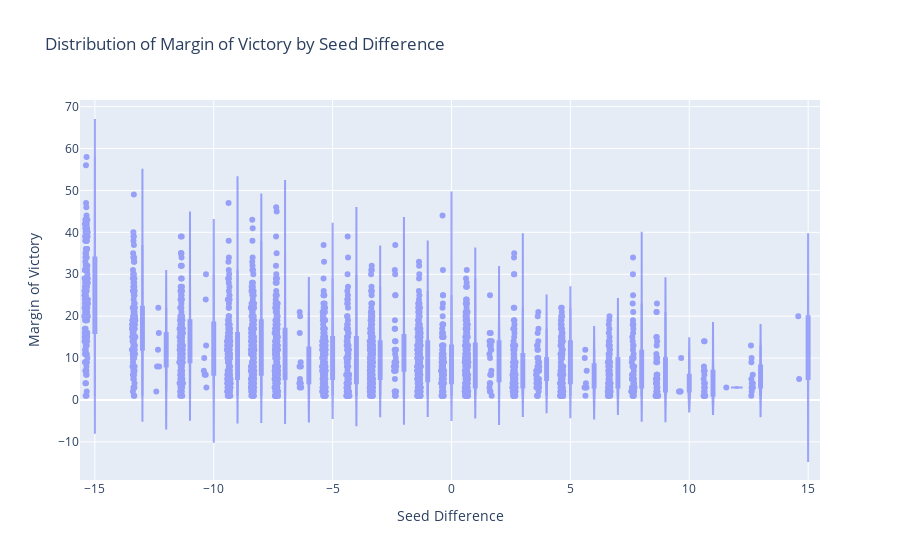

This figure's notebook cell:
### Markdown cell above
### Violin Plots of MOV by Seed Difference

### Code cell
# Violin plot that shows the distribution of margin of victory for each seed difference
fig = go.Figure()
fig.add_trace(go.Violin(
    x=upset_analysis['SeedDiff'],
    y=upset_analysis['MOV'],
    box_visible=True,
    meanline_visible=True,
    points="all",       
    jitter=0.3,       
    opacity=0.6,
    name="Margin of Victory",
    hoverinfo="x+y"     
))
fig.update_layout(
    title="Distribution of Margin of Victory by Seed Difference",
    xaxis_title="Seed Difference",
    yaxis_title="Margin of Victory",
    xaxis=dict(showgrid=True),
    yaxis=dict(showgrid=True)
)
fig.show()

### Figure 1 — Plotly figure (JSON) as saved in the notebook; plotly's stock layout.template omitted (floating-point values rounded to 4 significant figures; data arrays with more than 128 entries replaced by an {"elided": "..."} marker saying what was removed)
{"data": [{"box": {"visible": true}, "hoverinfo": "x+y", "jitter": 0.3, "meanline": {"visible": true}, "name": "Margin of Victory", "opacity": 0.6, "points": "all", "type": "violin", "x": {"elided": "2518 int values"}, "y": {"elided": "2518 int values"}}], "layout": {"title": {"text": "Distribution of Margin of Victory by Seed Difference"}, "xaxis": {"showgrid": true, "title": {"text": "Seed Difference"}}, "yaxis": {"showgrid": true, "title": {"text": "Margin of Victory"}}}}
